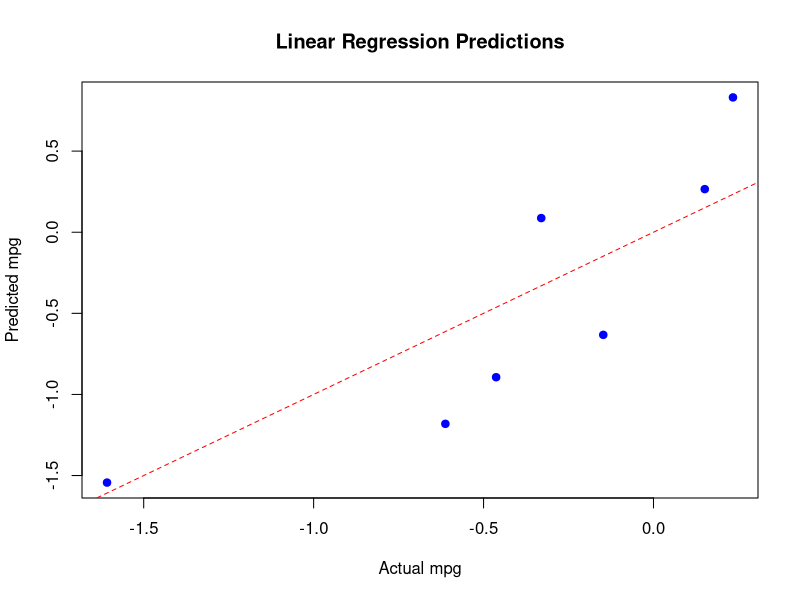
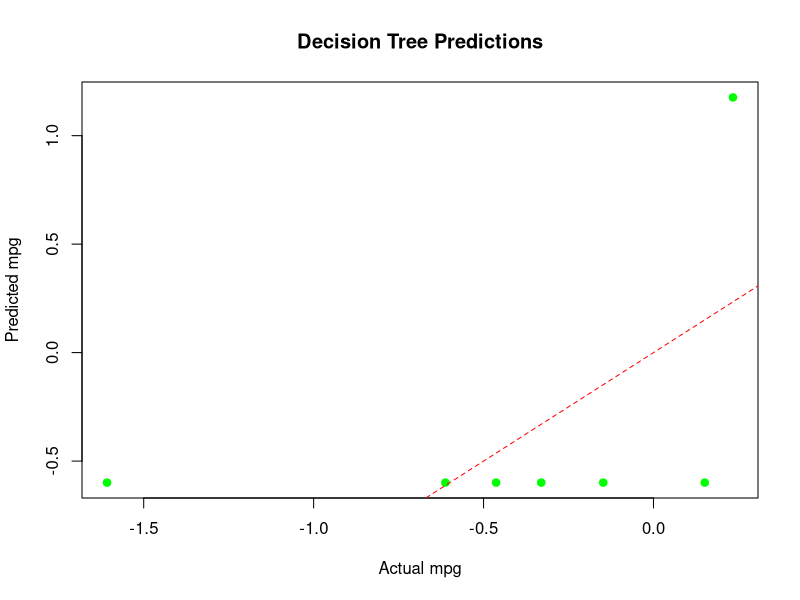
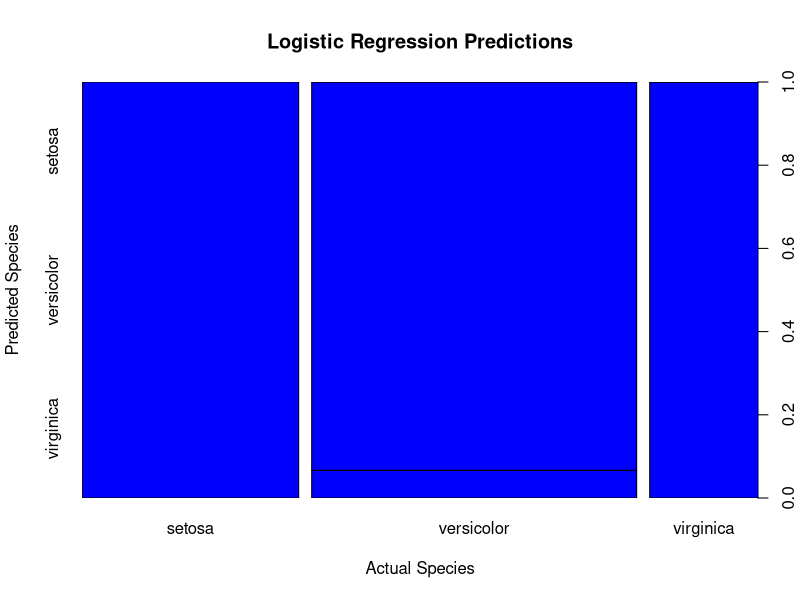
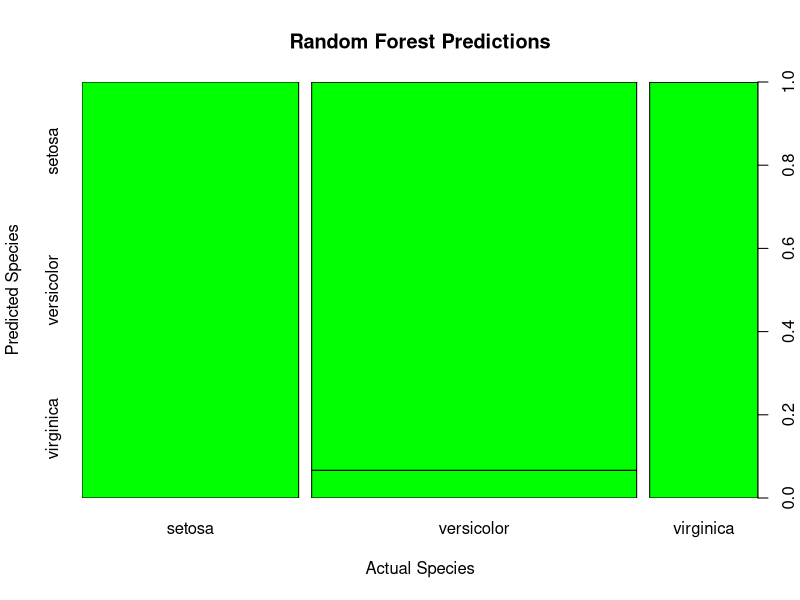

These charts were generated, in order, by the following R code:
# Load required libraries
library(rpart)
library(ggplot2)
library(Metrics)

# Load dataset
data(mtcars)
head(mtcars)
# ----------------- Normalize the dataset -----------------
mtcars_norm <- as.data.frame(scale(mtcars))

# Train-test split (80-20)
set.seed(123)
n <- nrow(mtcars_norm)
print(n)
train_index <- sample(1:n, size = 0.8 * n)

train <- mtcars_norm[train_index, ]
test  <- mtcars_norm[-train_index, ]


# ----------------- Linear Regression -----------------
lm_model <- lm(mpg ~ ., data = train)
lm_pred <- predict(lm_model, test)

lm_rmse <- rmse(test$mpg, lm_pred)

# R2 (need to calculate manually if not using caret)
lm_r2 <- 1 - sum((test$mpg - lm_pred)^2) / sum((test$mpg - mean(test$mpg))^2)

cat("Linear Regression - RMSE:", lm_rmse, " R2:", lm_r2, "\n")

# ----------------- Decision Tree -----------------
tree_model <- rpart(mpg ~ ., data = train, method = "anova")
tree_pred <- predict(tree_model, test)

tree_rmse <- rmse(test$mpg, tree_pred)
tree_r2   <- 1 - sum((test$mpg - tree_pred)^2) / sum((test$mpg - mean(test$mpg))^2)

cat("Decision Tree - RMSE:", tree_rmse, " R2:", tree_r2, "\n")


# ----------------- Plot Predictions -----------------

# Linear Regression Predictions
plot(test$mpg, lm_pred,
     xlab = "Actual mpg",
     ylab = "Predicted mpg",
     main = "Linear Regression Predictions",
     col = "blue", pch = 19)
abline(0, 1, col = "red", lty = 2)

# Decision Tree Predictions
plot(test$mpg, tree_pred,
     xlab = "Actual mpg",
     ylab = "Predicted mpg",
     main = "Decision Tree Predictions",
     col = "green", pch = 19)
abline(0, 1, col = "red", lty = 2)




#--------------For iris datasets---------
  # Load required libraries
library(nnet)         # for multinomial logistic regression
library(randomForest) # for random forest

# Load dataset
data(iris)
head(iris)

# ----------------- Normalize predictors -----------------
iris_norm <- as.data.frame(scale(iris[, 1:4]))
iris_norm$Species <- iris$Species  # keep target

# ----------------- Train-test split (80-20) -----------------
set.seed(123)
n <- nrow(iris_norm)
train_index <- sample(1:n, size = 0.8 * n)

train <- iris_norm[train_index, ]
test  <- iris_norm[-train_index, ]

# ----------------- Logistic Regression -----------------
log_model <- multinom(Species ~ ., data = train, trace = FALSE)
log_pred <- predict(log_model, test)

# Confusion matrix & accuracy
log_cm <- table(Predicted = log_pred, Actual = test$Species)
log_acc <- sum(diag(log_cm)) / sum(log_cm)

cat("Logistic Regression Accuracy:", log_acc, "\n")
print(log_cm)

# ----------------- Random Forest -----------------
rf_model <- randomForest(Species ~ ., data = train, ntree = 100)
rf_pred <- predict(rf_model, test)

# Confusion matrix & accuracy
rf_cm <- table(Predicted = rf_pred, Actual = test$Species)
rf_acc <- sum(diag(rf_cm)) / sum(rf_cm)

cat("Random Forest Accuracy:", rf_acc, "\n")
print(rf_cm)

# ----------------- Plot Predictions -----------------

# Logistic Regression Predictions
plot(test$Species, log_pred,
     xlab = "Actual Species",
     ylab = "Predicted Species",
     main = "Logistic Regression Predictions",
     col = "blue", pch = 19)

# Random Forest Predictions
plot(test$Species, rf_pred,
     xlab = "Actual Species",
     ylab = "Predicted Species",
     main = "Random Forest Predictions",
     col = "green", pch = 19)
